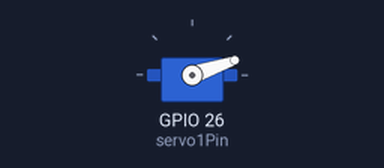
This sketch was run on a simulated ESP32. On the bench: servo.

Above: at 0.05 s.
At 0.2 s:
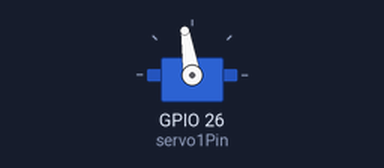
At 0.35 s:
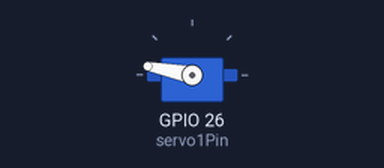
At 0.65 s:
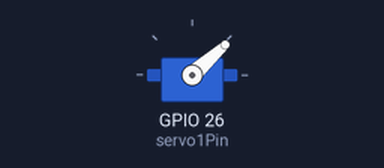
Timing chart, 0 to 3.0 s (numbered marks = the images above):
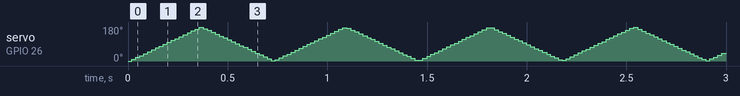

The sketch:

wireUmbrella.ino
```cpp
#include <ESP32Servo.h>

Servo servo1; // create four servo objects
int servo1Pin = 26;

// Published values for SG90 servos; adjust if needed
int minUs = 500;
int maxUs = 2400;

int pos = 0;      // position in degrees

void setup() {
  servo1.setPeriodHertz(50);      // Standard 50hz servo
  servo1.attach(servo1Pin, minUs, maxUs);
}

void loop() {
  for (pos = 0; pos <= 180; pos += 1) { // sweep from 0 degrees to 180 degrees
    // in steps of 1 degree
    servo1.write(pos);
    delay(2);             // waits 20ms for the servo to reach the position
  }
  for (pos = 180; pos >= 0; pos -= 1) { // sweep from 180 degrees to 0 degrees
    servo1.write(pos);
    delay(2);
  }
}
```
